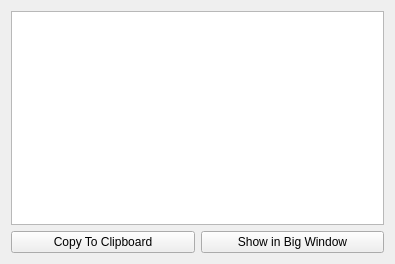
<?xml version="1.0" encoding="UTF-8"?>
<ui version="4.0">
 <class>EntryView</class>
 <widget class="QWidget" name="EntryView">
  <property name="geometry">
   <rect>
    <x>0</x>
    <y>0</y>
    <width>395</width>
    <height>264</height>
   </rect>
  </property>
  <property name="windowTitle">
   <string/>
  </property>
  <property name="windowIcon">
   <iconset resource="../grypto_ui.qrc">
    <normaloff>:/icons/main.png</normaloff>:/icons/main.png</iconset>
  </property>
  <layout class="QGridLayout" name="gridLayout">
   <item row="1" column="1">
    <widget class="QPushButton" name="btn_mainWindow">
     <property name="toolTip">
      <string>Close this window and go back to the main window.</string>
     </property>
     <property name="whatsThis">
      <string>Close this window and go back to the main window.</string>
     </property>
     <property name="text">
      <string>Show in Big Window</string>
     </property>
    </widget>
   </item>
   <item row="1" column="0">
    <widget class="QPushButton" name="btn_toClipboard">
     <property name="maximumSize">
      <size>
       <width>16777215</width>
       <height>16777215</height>
      </size>
     </property>
     <property name="toolTip">
      <string>Copy the selected item to the clipboard (copy/paste)</string>
     </property>
     <property name="whatsThis">
      <string>Copy the contents of the selected item to the system clipboard.

This allows you to paste it into fields like on a web form.

If the content is secret, then it will be cleared from the clipboard after a timeout.  Configure the length of this timeout in preferences.</string>
     </property>
     <property name="text">
      <string>Copy To Clipboard</string>
     </property>
    </widget>
   </item>
   <item row="0" column="0" colspan="2">
    <widget class="QTableView" name="tableView">
     <property name="contextMenuPolicy">
      <enum>Qt::ActionsContextMenu</enum>
     </property>
     <property name="toolTip">
      <string>Click-and-Drag

Double-Click</string>
     </property>
     <property name="whatsThis">
      <string>Access your secrets here.

You can click-and-drag them or copy them to clipboard and paste them into forms.</string>
     </property>
     <property name="editTriggers">
      <set>QAbstractItemView::NoEditTriggers</set>
     </property>
     <property name="dragEnabled">
      <bool>true</bool>
     </property>
     <property name="dragDropMode">
      <enum>QAbstractItemView::DragOnly</enum>
     </property>
     <property name="defaultDropAction">
      <enum>Qt::CopyAction</enum>
     </property>
     <property name="selectionMode">
      <enum>QAbstractItemView::SingleSelection</enum>
     </property>
     <property name="selectionBehavior">
      <enum>QAbstractItemView::SelectRows</enum>
     </property>
     <property name="showGrid">
      <bool>false</bool>
     </property>
     <property name="wordWrap">
      <bool>false</bool>
     </property>
     <property name="cornerButtonEnabled">
      <bool>false</bool>
     </property>
     <attribute name="horizontalHeaderVisible">
      <bool>false</bool>
     </attribute>
     <attribute name="verticalHeaderVisible">
      <bool>false</bool>
     </attribute>
    </widget>
   </item>
  </layout>
 </widget>
 <resources>
  <include location="../grypto_ui.qrc"/>
 </resources>
 <connections>
  <connection>
   <sender>btn_toClipboard</sender>
   <signal>clicked()</signal>
   <receiver>EntryView</receiver>
   <slot>copy_to_clipboard()</slot>
   <hints>
    <hint type="sourcelabel">
     <x>118</x>
     <y>190</y>
    </hint>
    <hint type="destinationlabel">
     <x>125</x>
     <y>101</y>
    </hint>
   </hints>
  </connection>
  <connection>
   <sender>tableView</sender>
   <signal>doubleClicked(QModelIndex)</signal>
   <receiver>EntryView</receiver>
   <slot>copy_to_clipboard()</slot>
   <hints>
    <hint type="sourcelabel">
     <x>151</x>
     <y>70</y>
    </hint>
    <hint type="destinationlabel">
     <x>122</x>
     <y>32</y>
    </hint>
   </hints>
  </connection>
  <connection>
   <sender>btn_mainWindow</sender>
   <signal>clicked()</signal>
   <receiver>EntryView</receiver>
   <slot>go_back()</slot>
   <hints>
    <hint type="sourcelabel">
     <x>194</x>
     <y>186</y>
    </hint>
    <hint type="destinationlabel">
     <x>228</x>
     <y>127</y>
    </hint>
   </hints>
  </connection>
 </connections>
 <slots>
  <slot>copy_to_clipboard()</slot>
  <slot>go_back()</slot>
 </slots>
</ui>
